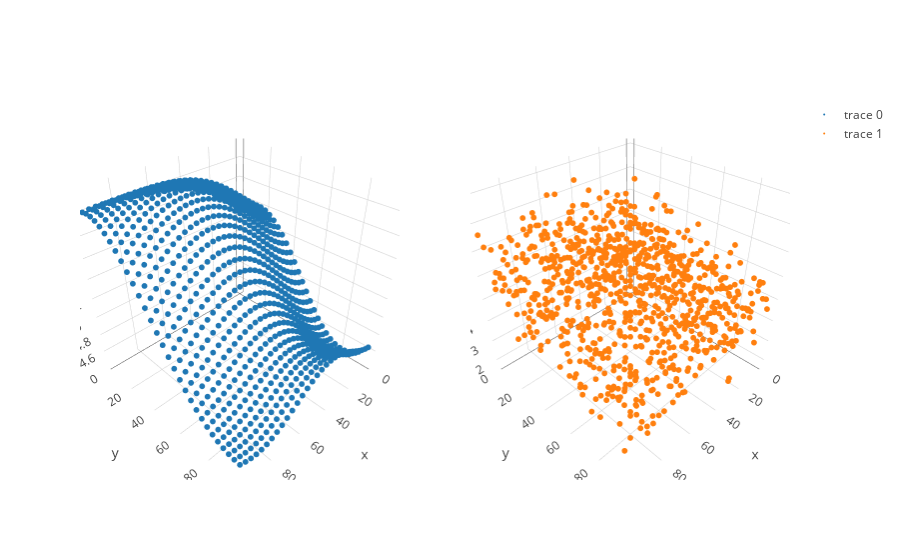

Notebook cell for this chart:
### Code cell
trace_func = go.Scatter3d(x = X[:,0], y = X[:,1], z=f, mode = 'markers', marker=dict(size = 2,))
trace_draws = go.Scatter3d(x = X[:,0], y = X[:,1], z=y, mode = 'markers', marker=dict(size = 2,))
fig = tools.make_subplots(rows=1, cols=2, specs=[[{'is_3d': True}, {'is_3d': True}]])
fig.append_trace(trace_func, 1, 1)
fig.append_trace(trace_draws, 1, 2)
iplot(fig)

### Figure 1 — Plotly figure (JSON) as saved in the notebook; plotly's stock layout.template omitted (floating-point values rounded to 4 significant figures; data arrays with more than 128 entries replaced by an {"elided": "..."} marker saying what was removed)
{"data": [{"marker": {"size": 2}, "mode": "markers", "scene": "scene1", "type": "scatter3d", "x": {"elided": "900 float values"}, "y": {"elided": "900 float values"}, "z": {"elided": "900 float values"}}, {"marker": {"size": 2}, "mode": "markers", "scene": "scene2", "type": "scatter3d", "x": {"elided": "900 float values"}, "y": {"elided": "900 float values"}, "z": {"elided": "900 float values"}}], "layout": {"scene1": {"domain": {"x": [0, 0.45], "y": [0, 1]}}, "scene2": {"domain": {"x": [0.55, 1], "y": [0, 1]}}}}
